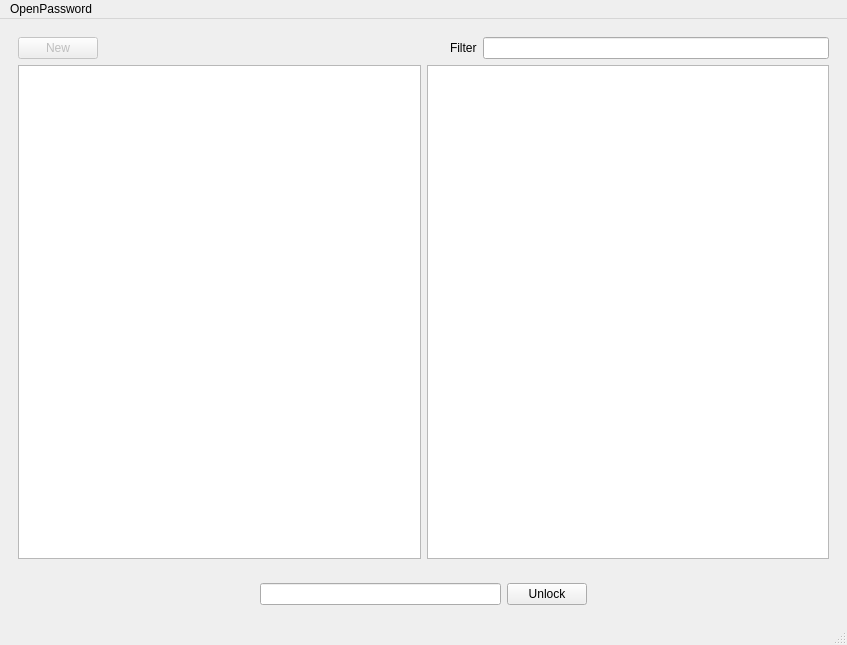
<?xml version="1.0" encoding="UTF-8"?>
<ui version="4.0">
 <class>MainWindow</class>
 <widget class="QMainWindow" name="MainWindow">
  <property name="geometry">
   <rect>
    <x>0</x>
    <y>0</y>
    <width>847</width>
    <height>645</height>
   </rect>
  </property>
  <property name="windowTitle">
   <string>MainWindow</string>
  </property>
  <widget class="QWidget" name="mainViewWidget">
   <layout class="QVBoxLayout" name="verticalLayout">
    <item>
     <widget class="QWidget" name="keychainWidget" native="true">
      <property name="enabled">
       <bool>true</bool>
      </property>
      <layout class="QVBoxLayout" name="verticalLayout_2">
       <item>
        <layout class="QHBoxLayout" name="horizontalLayout_2">
         <item>
          <widget class="QPushButton" name="pushButton">
           <property name="enabled">
            <bool>false</bool>
           </property>
           <property name="text">
            <string>New</string>
           </property>
          </widget>
         </item>
         <item>
          <spacer name="horizontalSpacer">
           <property name="orientation">
            <enum>Qt::Horizontal</enum>
           </property>
           <property name="sizeHint" stdset="0">
            <size>
             <width>40</width>
             <height>20</height>
            </size>
           </property>
          </spacer>
         </item>
         <item>
          <widget class="QLabel" name="label">
           <property name="text">
            <string>Filter</string>
           </property>
          </widget>
         </item>
         <item>
          <widget class="QLineEdit" name="lineEdit"/>
         </item>
        </layout>
       </item>
       <item>
        <layout class="QHBoxLayout" name="horizontalLayout">
         <item>
          <widget class="QListView" name="listView"/>
         </item>
         <item>
          <widget class="QTableView" name="tableView"/>
         </item>
        </layout>
       </item>
      </layout>
     </widget>
    </item>
    <item>
     <widget class="QWidget" name="lockScreenWidget" native="true">
      <layout class="QHBoxLayout" name="horizontalLayout_3">
       <item>
        <spacer name="horizontalSpacer_3">
         <property name="orientation">
          <enum>Qt::Horizontal</enum>
         </property>
         <property name="sizeHint" stdset="0">
          <size>
           <width>236</width>
           <height>20</height>
          </size>
         </property>
        </spacer>
       </item>
       <item>
        <widget class="QLineEdit" name="passwordEdit">
         <property name="inputMethodHints">
          <set>Qt::ImhHiddenText|Qt::ImhNoAutoUppercase|Qt::ImhNoPredictiveText</set>
         </property>
         <property name="echoMode">
          <enum>QLineEdit::Password</enum>
         </property>
        </widget>
       </item>
       <item>
        <widget class="QPushButton" name="unlockButton">
         <property name="text">
          <string>Unlock</string>
         </property>
        </widget>
       </item>
       <item>
        <spacer name="horizontalSpacer_2">
         <property name="orientation">
          <enum>Qt::Horizontal</enum>
         </property>
         <property name="sizeHint" stdset="0">
          <size>
           <width>236</width>
           <height>20</height>
          </size>
         </property>
        </spacer>
       </item>
      </layout>
     </widget>
    </item>
   </layout>
  </widget>
  <widget class="QMenuBar" name="menubar">
   <property name="geometry">
    <rect>
     <x>0</x>
     <y>0</y>
     <width>847</width>
     <height>20</height>
    </rect>
   </property>
   <widget class="QMenu" name="menuOpenPassword">
    <property name="title">
     <string>OpenPassword</string>
    </property>
    <addaction name="actionAbout"/>
   </widget>
   <addaction name="menuOpenPassword"/>
  </widget>
  <widget class="QStatusBar" name="statusBar"/>
  <action name="actionAbout">
   <property name="text">
    <string>Visit website</string>
   </property>
  </action>
 </widget>
 <tabstops>
  <tabstop>lineEdit</tabstop>
  <tabstop>listView</tabstop>
  <tabstop>tableView</tabstop>
  <tabstop>pushButton</tabstop>
 </tabstops>
 <resources/>
 <connections/>
</ui>
